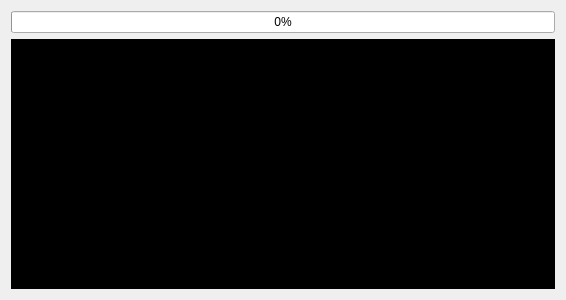
<?xml version="1.0" encoding="UTF-8"?>
<ui version="4.0">
 <class>Process</class>
 <widget class="QDialog" name="Process">
  <property name="geometry">
   <rect>
    <x>0</x>
    <y>0</y>
    <width>566</width>
    <height>300</height>
   </rect>
  </property>
  <property name="windowTitle">
   <string>Auto Install &gt; Installation en cours</string>
  </property>
  <layout class="QGridLayout" name="gridLayout">
   <item row="0" column="0">
    <widget class="QProgressBar" name="ProgressBar">
     <property name="value">
      <number>0</number>
     </property>
    </widget>
   </item>
   <item row="1" column="0">
    <widget class="QListWidget" name="ShowText">
     <property name="styleSheet">
      <string notr="true">background-color: rgb(0, 0, 0);
color: rgb(0, 170, 0);
font: 7pt &quot;MS Shell Dlg 2&quot;;</string>
     </property>
    </widget>
   </item>
  </layout>
 </widget>
 <resources/>
 <connections/>
</ui>
